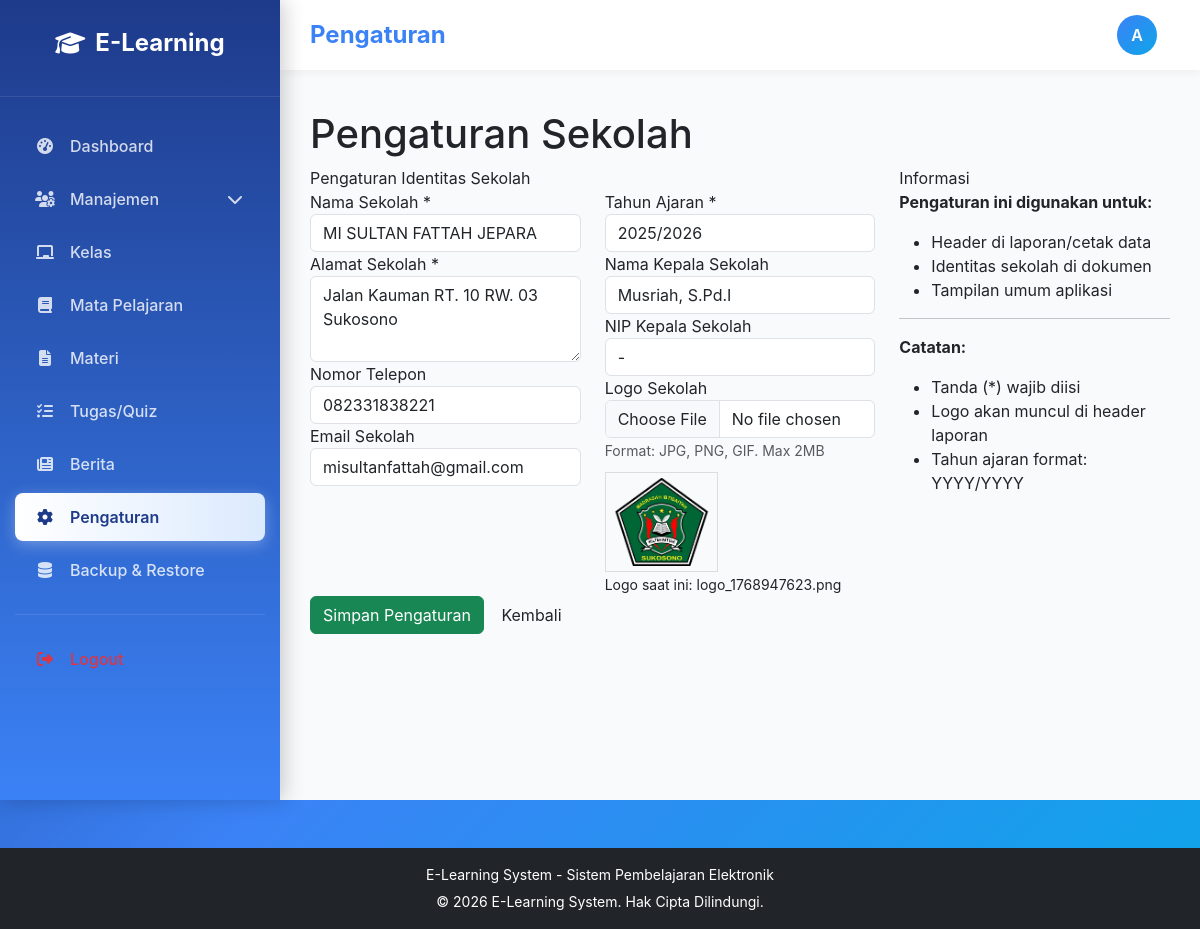
Screenshot of /admin/dashboard_new.php?page=pengaturan (signed in) with the database file from the repository.
### tables this page shows
CREATE TABLE `tb_pengaturan` (
  `id_pengaturan` int NOT NULL AUTO_INCREMENT,
  `nama_sekolah` varchar(200) NOT NULL,
  `alamat` text NOT NULL,
  `kepala_sekolah` varchar(100) NOT NULL,
  `nip_kepsek` varchar(50) NOT NULL,
  `tahun_ajaran` varchar(20) NOT NULL,
  `logo` varchar(100) NOT NULL DEFAULT 'logo.png',
  `telp_sekolah` varchar(20) DEFAULT NULL,
  `email_sekolah` varchar(50) DEFAULT NULL,
  PRIMARY KEY (`id_pengaturan`)
);

### admin/dashboard_new.php (shortened to what this page needs)
<?php
include "koneksi.php";
if(@$_SESSION['admin']) {
    $sesi_id = @$_SESSION['admin'];
    $sql_terlogin = mysqli_query($db, "SELECT * FROM tb_admin WHERE id_admin = '$sesi_id'") or die ($db->error);
} else if(@$_SESSION['pengajar']) {
    $sesi_id = @$_SESSION['pengajar'];
    $level = "pengajar";
    $sql_terlogin = mysqli_query($db, "SELECT * FROM tb_pengajar WHERE id_pengajar = '$sesi_id'") or die ($db->error);
} else {
    echo "<script>window.location='index.php';</script>";
}
$data_terlogin = mysqli_fetch_array($sql_terlogin);
$page_titles = [
    '' => 'Dashboard',
    'pengajar' => 'Manajemen Pengajar',
    'siswaregistrasi' => 'Registrasi Siswa',
    'siswa' => 'Manajemen Siswa',
    'kelas' => 'Manajemen Kelas',
    'mapel' => 'Manajemen Mata Pelajaran',
    'materi' => 'Manajemen Materi',
    'quiz' => 'Manajemen Tugas/Quiz',
    'berita' => 'Manajemen Berita',
    'pengaturan' => 'Pengaturan',
    'backup' => 'Backup & Restore Database'
];
$current_page = isset($_GET['page']) ? $_GET['page'] : '';
$page_title = isset($page_titles[$current_page]) ? $page_titles[$current_page] : 'Halaman Tidak Ditemukan';
?>
<!DOCTYPE html>
<html lang="id">
<head>
    <link href="https://cdn.jsdelivr.net/npm/bootstrap@5.3.0/dist/css/bootstrap.min.css" rel="stylesheet">
    <link href="https://cdnjs.cloudflare.com/ajax/libs/font-awesome/6.4.0/css/all.min.css" rel="stylesheet">
    <link href="https://cdn.jsdelivr.net/npm/sweetalert2@11/dist/sweetalert2.min.css" rel="stylesheet">
    <link rel="stylesheet" type="text/css" href="https://cdn.datatables.net/1.13.7/css/jquery.dataTables.css">
    <link rel="stylesheet" type="text/css" href="https://cdn.datatables.net/buttons/2.4.2/css/buttons.dataTables.min.css">
</head>
<body>
    <aside class="modern-sidebar" id="sidebar">
        <div class="sidebar-header">
            <div class="sidebar-logo">
                <i class="fas fa-graduation-cap"></i>
                <span>E-Learning</span>
            </div>
        </div>
        <nav class="sidebar-nav">
            <div class="nav-item">
                <a href="./" class="nav-link <?php if(@$_GET['page'] == '') echo 'active'; ?>">
                    <i class="fas fa-tachometer-alt"></i>
                    <span>Dashboard</span>
                </a>
            </div>
            <?php if(@$_SESSION['admin']) { ?>
            <div class="nav-item">
                <a class="nav-link" data-bs-toggle="collapse" href="#manajemenMenu" role="button" aria-expanded="false" aria-controls="manajemenMenu">
                    <i class="fas fa-users-cog"></i>
                    <span>Manajemen</span>
                    <i class="fas fa-chevron-down ms-auto"></i>
                </a>
            </div>
            <?php } ?>
            <div class="nav-item">
                <a href="?page=kelas" class="nav-link <?php if(@$_GET['page'] == 'kelas') echo 'active'; ?>">
                    <i class="fas fa-chalkboard"></i>
                    <span>Kelas</span>
                </a>
            </div>
            <div class="nav-item">
                <a href="?page=mapel" class="nav-link <?php if(@$_GET['page'] == 'mapel') echo 'active'; ?>">
                    <i class="fas fa-book"></i>
                    <span>Mata Pelajaran</span>
                </a>
            </div>
            <div class="nav-item">
                <a href="?page=materi" class="nav-link <?php if(@$_GET['page'] == 'materi') echo 'active'; ?>">
                    <i class="fas fa-file-alt"></i>
                    <span>Materi</span>
                </a>
            </div>
            <div class="nav-item">
                <a href="?page=quiz" class="nav-link <?php if(@$_GET['page'] == 'quiz') echo 'active'; ?>">
                    <i class="fas fa-tasks"></i>
                    <span>Tugas/Quiz</span>
                </a>
            </div>
            <div class="nav-item">
                <a href="?page=berita" class="nav-link <?php if(@$_GET['page'] == 'berita') echo 'active'; ?>">
                    <i class="fas fa-newspaper"></i>
                    <span>Berita</span>
                </a>
            </div>
            <div class="nav-item">
                <a href="?page=pengaturan" class="nav-link <?php if(@$_GET['page'] == 'pengaturan') echo 'active'; ?>">
                    <i class="fas fa-cog"></i>
                    <span>Pengaturan</span>
                </a>
            </div>
            <div class="nav-item">
                <a href="?page=backup" class="nav-link <?php if(@$_GET['page'] == 'backup') echo 'active'; ?>">
                    <i class="fas fa-database"></i>
                    <span>Backup & Restore</span>
                </a>
            </div>
            <div class="nav-divider"></div>
            <div class="nav-item">
                <a href="./inc/logout.php" class="nav-link text-danger" onclick="return confirmLogout();">
                    <i class="fas fa-sign-out-alt"></i>
                    <span>Logout</span>
                </a>
            </div>
        </nav>
    </aside>
    <main class="main-content">
        <nav class="modern-navbar">
            <div class="navbar-brand">
                <?php echo $page_title; ?>
            </div>
            <div class="navbar-user">
                <div class="dropdown">
                    <button class="btn btn-link text-decoration-none" type="button" id="userDropdownBtn" data-bs-toggle="dropdown" aria-expanded="false">
                        <div class="user-avatar">
                            <?php echo strtoupper(substr($data_terlogin['username'], 0, 1)); ?>
                        </div>
                    </button>
                </div>
            </div>
        </nav>
        <div class="content-area">
            <?php
            if(@$_GET['page'] == '') {
                include "inc/dashboard.php";
            } else if(@$_GET['page'] == 'pengajar') {
                include "inc/pengajar_modal.php";
            } else if(@$_GET['page'] == 'siswaregistrasi') {
                include "inc/siswaregistrasi.php";
            } else if(@$_GET['page'] == 'siswa') {
                include "inc/siswa_modal.php";
            } else if(@$_GET['page'] == 'kelas') {
                include "inc/kelas_modal.php";
            } else if(@$_GET['page'] == 'mapel') {
                include "inc/mapel_modal.php";
            } else if(@$_GET['page'] == 'materi') {
                include "inc/materi_modal.php";
            } else if(@$_GET['page'] == 'berita') {
                include "inc/berita_modal.php";
            } else if(@$_GET['page'] == 'pengaturan') {
                include "inc/pengaturan_sweet.php";
            } else if(@$_GET['page'] == 'backup') {
                include "inc/backup_restore.php";
            } else {
                echo '<div class="alert alert-danger"><i class="fas fa-exclamation-triangle"></i> Halaman tidak ditemukan!</div>';
            }
            ?>
        </div>
    </main>
    <footer class="bg-dark text-white py-3 mt-5">
        <div class="container">
            <div class="row">
                <div class="col-12 text-center">
                    <small class="d-block mb-1">E-Learning System - Sistem Pembelajaran Elektronik</small>
                    <small>&copy; <?php echo date('Y')?> E-Learning System. Hak Cipta Dilindungi.</small>
                </div>
            </div>
        </div>
    </footer>
</body>
</html>

### admin/inc/pengaturan_sweet.php (shortened to what this page needs)
<?php
include "koneksi.php";
$pengaturan = [];
$sql = mysqli_query($db, "SELECT * FROM tb_pengaturan WHERE id_pengaturan = 1");
if(mysqli_num_rows($sql) > 0) {
    $pengaturan = mysqli_fetch_assoc($sql);
}
?>
<div class="row">
    <div class="col-md-12">
        <h1 class="page-header">Pengaturan Sekolah</h1>
    </div>
</div>
<div class="row">
    <div class="col-md-8">
        <div class="panel panel-default">
            <div class="panel-heading">
                <i class="glyphicon glyphicon-cog"></i> Pengaturan Identitas Sekolah
            </div>
            <div class="panel-body">
                <form method="post" enctype="multipart/form-data">
                    <div class="row">
                        <div class="col-md-6">
                            <div class="form-group">
                                <label>Nama Sekolah *</label>
                                <input type="text" name="nama_sekolah" class="form-control"
                                       value="<?php echo $pengaturan['nama_sekolah'] ?? ''; ?>" required>
                            </div>
                            <div class="form-group">
                                <label>Alamat Sekolah *</label>
                                <textarea name="alamat_sekolah" class="form-control" rows="3" required><?php echo $pengaturan['alamat'] ?? ''; ?></textarea>
                            </div>
                            <div class="form-group">
                                <label>Nomor Telepon</label>
                                <input type="text" name="telp_sekolah" class="form-control"
                                       value="<?php echo $pengaturan['telp_sekolah'] ?? ''; ?>">
                            </div>
                            <div class="form-group">
                                <label>Email Sekolah</label>
                                <input type="email" name="email_sekolah" class="form-control"
                                       value="<?php echo $pengaturan['email_sekolah'] ?? ''; ?>">
                            </div>
                        </div>
                        <div class="col-md-6">
                            <div class="form-group">
                                <label>Tahun Ajaran *</label>
                                <input type="text" name="tahun_ajaran" class="form-control"
                                       value="<?php echo $pengaturan['tahun_ajaran'] ?? date('Y') . '/' . (date('Y') + 1); ?>"
                                       placeholder="Contoh: 2024/2025" required>
                            </div>
                            <div class="form-group">
                                <label>Nama Kepala Sekolah</label>
                                <input type="text" name="nama_kepala" class="form-control"
                                       value="<?php echo $pengaturan['kepala_sekolah'] ?? ''; ?>">
                            </div>
                            <div class="form-group">
                                <label>NIP Kepala Sekolah</label>
                                <input type="text" name="nip_kepala" class="form-control"
                                       value="<?php echo $pengaturan['nip_kepsek'] ?? ''; ?>">
                            </div>
                            <div class="form-group">
                                <label>Logo Sekolah</label>
                                <input type="file" name="logo_sekolah" class="form-control" accept="image/*">
                                <small class="text-muted">Format: JPG, PNG, GIF. Max 2MB</small>
                                <?php if(!empty($pengaturan['logo'])): ?>
                                <div style="margin-top: 10px;">
                                    <img src="../style/assets/img/<?php echo $pengaturan['logo']; ?>"
                                         style="max-width: 150px; max-height: 100px; border: 1px solid #ddd; padding: 5px;">
                                    <br>
                                    <small>Logo saat ini: <?php echo $pengaturan['logo']; ?></small>
                                </div>
                                <?php endif; ?>
                            </div>
                        </div>
                    </div>
                    <div class="form-group">
                        <button type="submit" name="simpan" class="btn btn-success">
                            <i class="glyphicon glyphicon-save"></i> Simpan Pengaturan
                        </button>
                        <a href="?page=dashboard" class="btn btn-default">
                            <i class="glyphicon glyphicon-arrow-left"></i> Kembali
                        </a>
                    </div>
                </form>
            </div>
        </div>
    </div>
    <div class="col-md-4">
        <div class="panel panel-info">
            <div class="panel-heading">
                <i class="glyphicon glyphicon-info-sign"></i> Informasi
            </div>
            <div class="panel-body">
                <p><strong>Pengaturan ini digunakan untuk:</strong></p>
                <ul>
                    <li>Header di laporan/cetak data</li>
                    <li>Identitas sekolah di dokumen</li>
                    <li>Tampilan umum aplikasi</li>
                </ul>
                <hr>
                <p><strong>Catatan:</strong></p>
                <ul>
                    <li>Tanda (*) wajib diisi</li>
                    <li>Logo akan muncul di header laporan</li>
                    <li>Tahun ajaran format: YYYY/YYYY</li>
                </ul>
            </div>
        </div>
    </div>
</div>

### admin/dashboard_new.php (style rules this page uses)
:root { --primary-color: #3b82f6; --primary-dark: #1d4ed8; --primary-light: #93c5fd; --secondary-color: #0ea5e9; --success-color: #10b981; --warning-color: #f59e0b; --danger-color: #ef4444; --dark-color: #1e293b; --light-color: #f1f5f9; --sidebar-width: 280px; --navbar-height: 70px; }
* { margin: 0; padding: 0; box-sizing: border-box; }
body { font-family: 'Inter', -apple-system, BlinkMacSystemFont, 'Segoe UI', Roboto, sans-serif; background: linear-gradient(135deg, #1e3a8a 0%, #3b82f6 50%, #0ea5e9 100%); min-height: 100vh; }
.modern-sidebar { position: fixed; top: 0; left: 0; width: var(--sidebar-width); height: 100vh; background: linear-gradient(180deg, #1e3a8a 0%, #3b82f6 100%); z-index: 1040; transition: transform 0.3s ease; overflow-y: auto; box-shadow: 4px 0 20px rgba(0,0,0,0.2); }
.sidebar-header { padding: 25px 20px; border-bottom: 1px solid rgba(255,255,255,0.1); text-align: center; }
.sidebar-logo { font-size: 24px; font-weight: 700; color: white; margin-bottom: 10px; display: flex; align-items: center; justify-content: center; gap: 10px; }
.sidebar-nav { padding: 20px 0; }
.nav-item { margin: 5px 15px; }
.nav-link { display: flex; align-items: center; gap: 15px; padding: 12px 20px; color: rgba(255,255,255,0.8); text-decoration: none; border-radius: 8px; transition: all 0.3s ease; font-weight: 500; }
.nav-link.active { background: linear-gradient(90deg, #ffffff 0%, #dbeafe 100%); color: #1e3a8a; box-shadow: 0 4px 15px rgba(255,255,255,0.3); font-weight: 600; }
.nav-link i { width: 20px; text-align: center; }
.nav-divider { height: 1px; background: rgba(255,255,255,0.1); margin: 20px 15px; }
.main-content { margin-left: var(--sidebar-width); min-height: 100vh; background: #f8fafc; transition: margin-left 0.3s ease; padding-top: calc(var(--navbar-height) + 10px); }
.modern-navbar { background: white; box-shadow: 0 2px 10px rgba(0,0,0,0.05); padding: 0 30px; height: var(--navbar-height); display: flex; align-items: center; justify-content: space-between; position: fixed; top: 0; left: var(--sidebar-width); right: 0; z-index: 1030; transition: all 0.3s ease; }
.navbar-brand { font-size: 24px; font-weight: 700; color: var(--primary-color); text-decoration: none; }
.navbar-user { display: flex; align-items: center; gap: 20px; }
.user-avatar { width: 40px; height: 40px; border-radius: 50%; background: linear-gradient(135deg, var(--primary-color), var(--secondary-color)); display: flex; align-items: center; justify-content: center; color: white; font-weight: 600; }
.content-area { padding: 30px; }

### rows the page displays
tb_pengaturan: nama_sekolah "MI SULTAN FATTAH JEPARA", alamat_sekolah "Jalan Kauman RT. 10 RW. 03 Sukosono", telp_sekolah "082331838221", email_sekolah "misultanfattah@gmail.com", tahun_ajaran "2025/2026", nama_kepala "Musriah, S.Pd.I", nip_kepala "-", logo (picture), logo "logo_1768947623.png"

### other values shown
$page_title "Pengaturan"
substr($data_terlogin['username'], 0, 1) "A"
